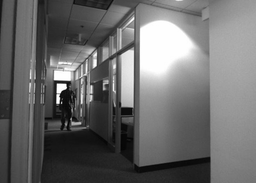
#> input picture HW4/HW4_Submission/frameLeftgray.png, 256 x 183 px, shrunk from 719 x 514 before the run
$ python Task1.py
#> lines starting #> are read from the running program, lines starting #| are printed output that depends on the picture
#--------------------------------------------%
# Rohit Kharat and Reid Glaze
# Course Code: CSCI 5722
# Homework 4: Task 1: Disparity Map with Similarity Constraint (SSD)
# Instructor: Prof. Ioana Fleming
#--------------------------------------------%

# Imports
import numpy as np
import cv2
import matplotlib.pyplot as plt

# Function definition disparitySSD
def disparitySSD(leftImg, rightImg, winSize, maxSearchBound):

    # Gaussian Blurring for winSize > 1
    if (winSize > 1):
        leftImg = cv2.GaussianBlur(leftImg, (winSize, winSize), 0)
        rightImg = cv2.GaussianBlur(rightImg, (winSize, winSize), 0)

    # Converting image type to double
    leftImg = np.double(leftImg)
    rightImg = np.double(rightImg)

    # Initialization of output image
    outImg = np.zeros(leftImg.shape)

    # Left Image pixel matching
    for row in range(leftImg.shape[0] - (winSize - 1)):
        for col in range(leftImg.shape[1] - (winSize - 1)):
            matLeft = leftImg[row:row + winSize, col:col + winSize]
            disparityList = []
            if col - maxSearchBound >= 0:
                # Right Image pixel matching with maxSearchBound at Epipolar Lines
                for disparityRange in range(maxSearchBound):
                    matRight = rightImg[row:row + (winSize), col - disparityRange:col - disparityRange + (winSize)]
                    SD = (matRight - matLeft) ** 2
                    SSD = np.sum(SD)
                    disparityList.append(SSD)
                #print(disparityList)
                minDispVal = min(disparityList)
                dispIndex = disparityList.index(minDispVal) # Storing index of minimum disparity value
                outImg[row, col] = dispIndex
            else:
                pass

    # Normalization of pixel values
    #outImg = 255 * outImg / maxSearchBound
    outImg = 255 * outImg / (np.max(outImg))

    # Converting image to uint8 to display
    outImg = np.uint8(outImg)

    return outImg

# Reading Images
leftImg = cv2.imread('frameLeftgray.png', 0)
#> leftImg is the input picture: shape (183, 256); min 2, max 255, mean 107
rightImg = cv2.imread('frameRightgray.png', 0)
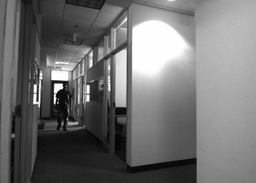
#> input picture HW4/HW4_Submission/frameRightgray.png, 256 x 183 px, shrunk from 719 x 514 before the run
#> rightImg is the input picture: shape (183, 256); min 0, max 255, mean 112
builtinImg = cv2.imread('disparityMap_Matlab.png',0)
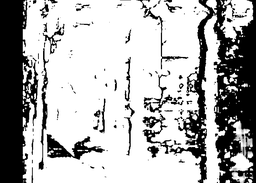
#> input picture HW4/HW4_Submission/disparityMap_Matlab.png, 256 x 183 px, shrunk from 719 x 514 before the run
#> builtinImg is the input picture: shape (183, 256); min 0, max 255, mean 175.9

# Maximum Search Position on Epipolar Lines
maxSearchBound = 15

# Calling disparitySSD function for window sizes 1, 3, and 5
outImg1 = disparitySSD(leftImg, rightImg, 1, maxSearchBound)
#> after the loop in disparitySSD, `for row in range(leftImg.shape[0] - (winSize - 1)):`:
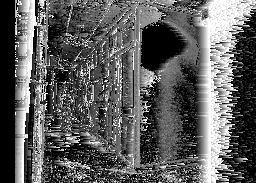
#> outImg: shape (183, 256) float64; min 0, max 14, mean 5.18; drawn with min black and max white
outImg3 = disparitySSD(leftImg, rightImg, 3, maxSearchBound)
#> call 2 of disparitySSD, with winSize = 3, maxSearchBound = 15
#> after the loop in disparitySSD (call 2), `for row in range(leftImg.shape[0] - (winSize - 1)):`:
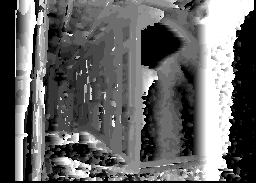
#> outImg: shape (183, 256) float64; min 0, max 14, mean 5.54; drawn with min black and max white
outImg5 = disparitySSD(leftImg, rightImg, 5, maxSearchBound)
#> call 3 of disparitySSD, with winSize = 5, maxSearchBound = 15
#> in disparitySSD (call 3), `leftImg = cv2.GaussianBlur(leftImg, (winSize, winSize), 0)`:
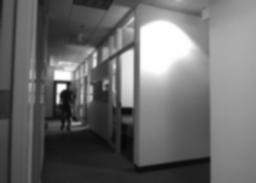
#> leftImg: shape (183, 256); min 7, max 254, mean 107
#> in disparitySSD (call 3), `rightImg = cv2.GaussianBlur(rightImg, (winSize, winSize), 0)`:
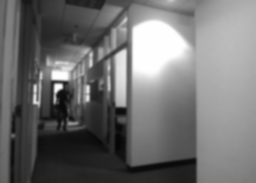
#> rightImg: shape (183, 256); min 6, max 254, mean 112.1
#> after the loop in disparitySSD (call 3), `for row in range(leftImg.shape[0] - (winSize - 1)):`:
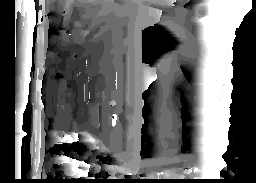
#> outImg: shape (183, 256) float64; min 0, max 14, mean 5.54; drawn with min black and max white

# Subplots
fig = plt.figure(figsize=(14,10))

ax1 = fig.add_subplot(3,2,1)
ax1.set_title('Window Size 1')
ax1.imshow(outImg1, cmap='gray')

ax2 = fig.add_subplot(3,2,2)
ax2.set_title('Built-in Image')
ax2.imshow(builtinImg, cmap='gray')

ax3 = fig.add_subplot(3,2,3)
ax3.set_title('Window Size 3')
ax3.imshow(outImg3, cmap='gray')

ax4 = fig.add_subplot(3,2,4)
ax4.set_title('Built-in Image')
ax4.imshow(builtinImg, cmap='gray')

ax5 = fig.add_subplot(3,2,5)
ax5.set_title('Window Size 5')
ax5.imshow(outImg5, cmap='gray')

ax6 = fig.add_subplot(3,2,6)
ax6.set_title('Built-in Image')
ax6.imshow(builtinImg, cmap='gray')
